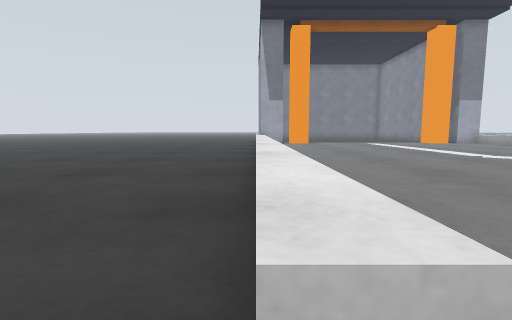
View 1 (above)

24 first-person views from a walk through a world built for the Gazebo simulator. The camera is 0.15 m above the floor, tilts 6° down and sees 85° across. The floor is counted in squares, 0.2 m on a side. Each view is taken from the middle of a square. On the plan, view 1 faces up. The plan holds only what a view shows up to about 10 squares ahead; the rest is blank. The place goes on beyond the plan. The robots in the file are not drawn.

View 2
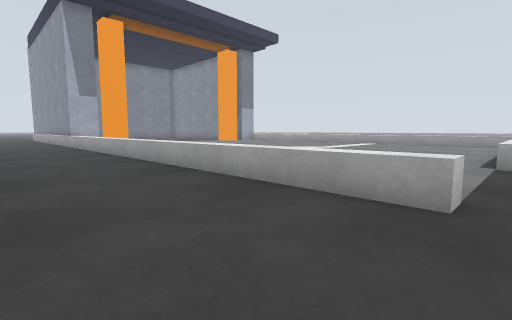

View 3
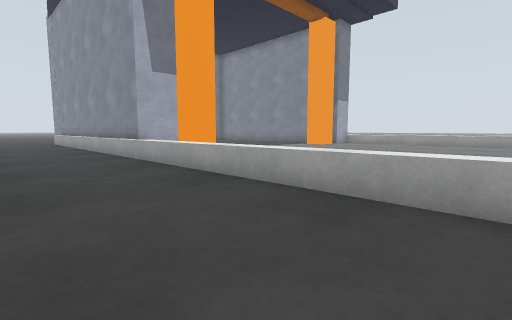

View 4
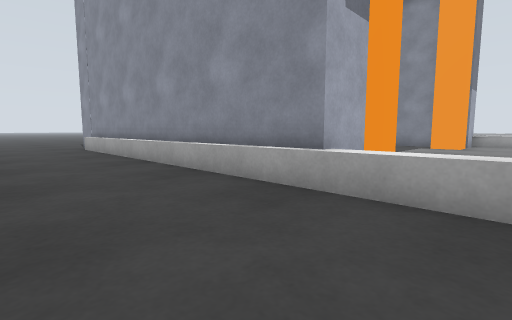

View 5
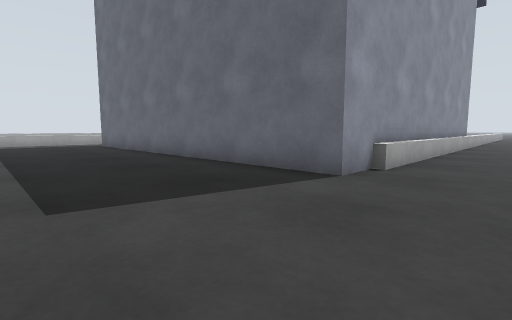

View 6
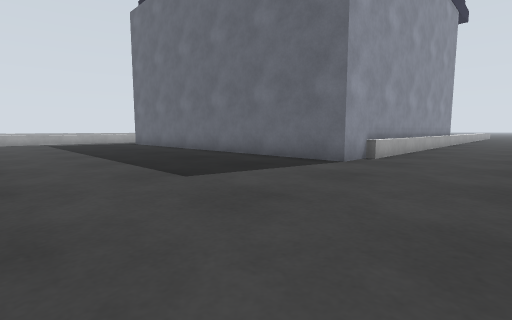

View 7
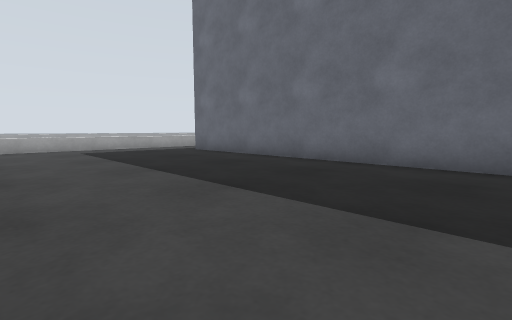

View 8
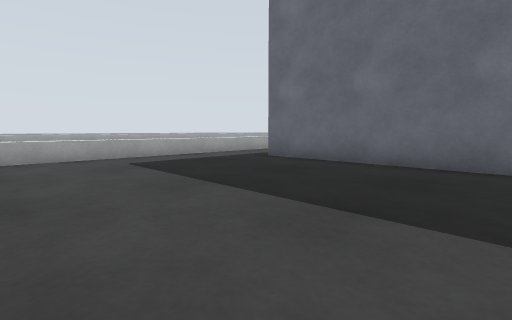

View 9
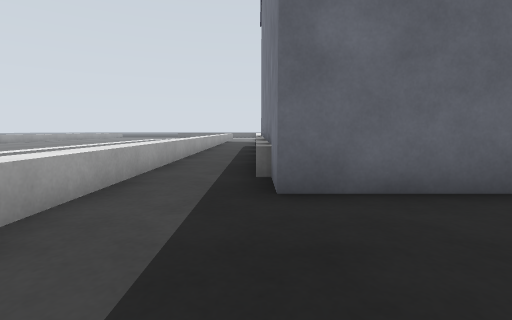

View 10
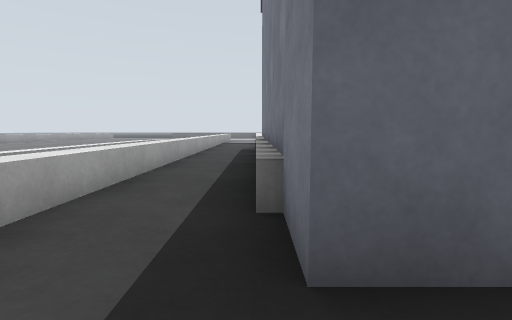

View 11
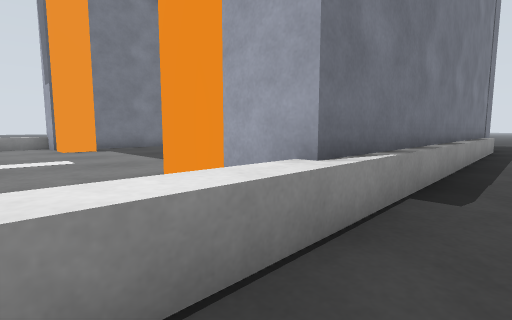

View 12
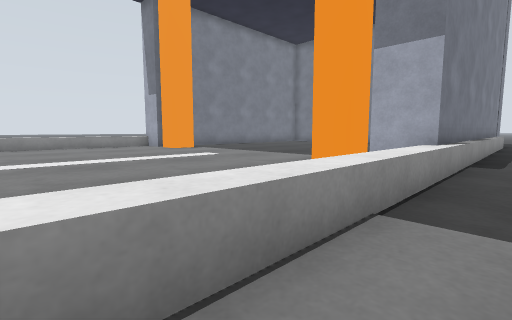

View 13
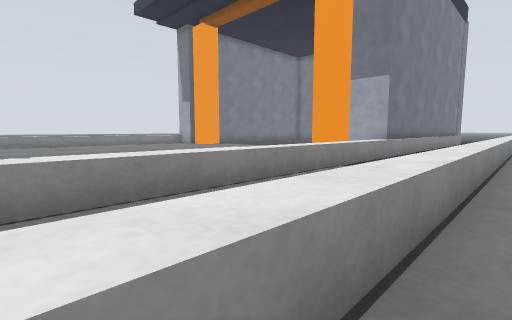

View 14
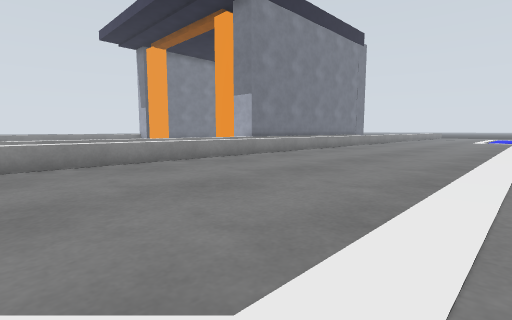

View 15
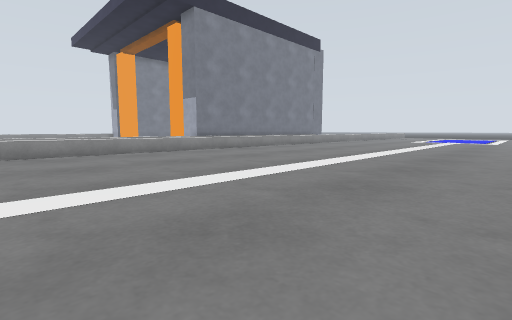

View 16
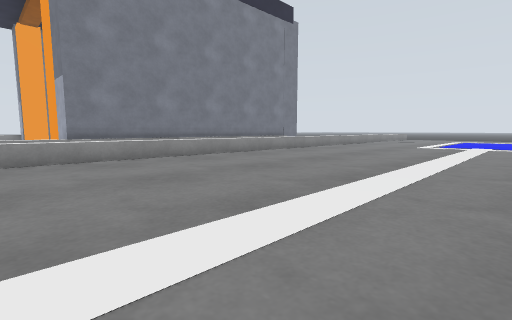

View 17
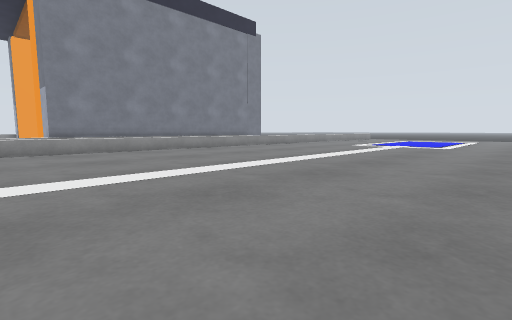

View 18
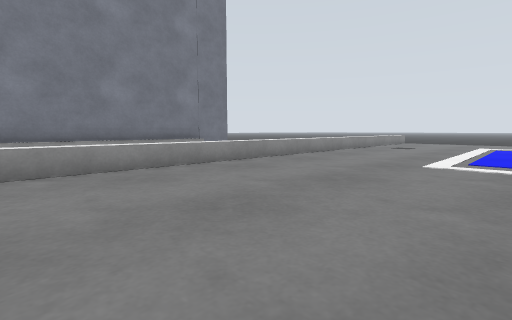

View 19
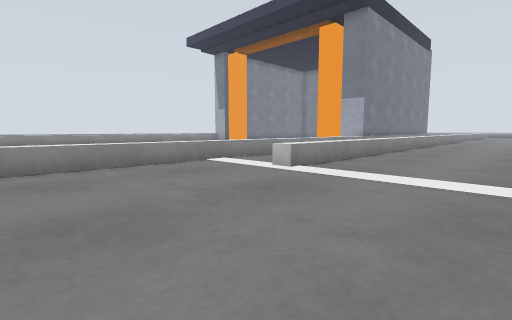

View 20
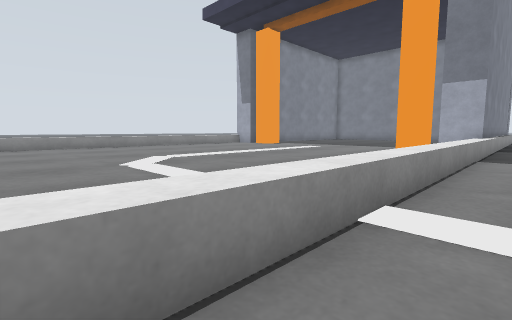

View 21
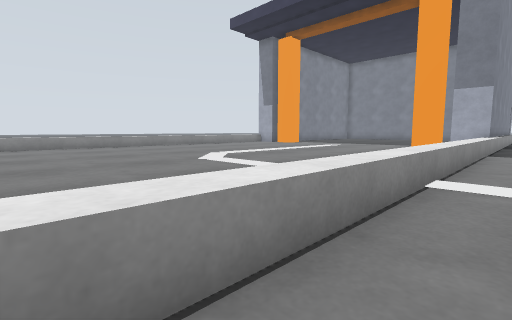

View 22
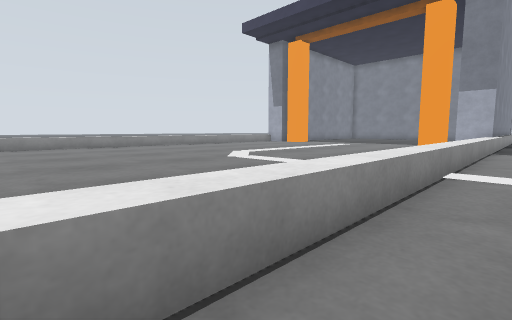

View 23
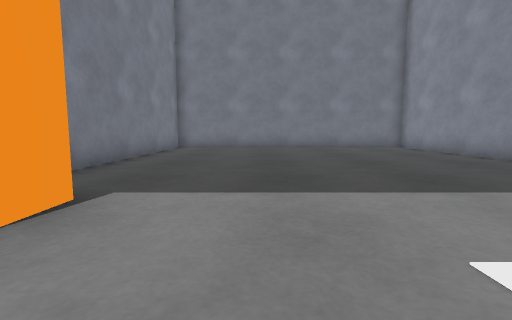

View 24
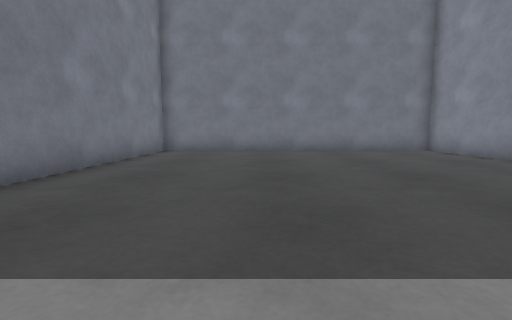

### Floor plan
Key: @ floor where view 1 was taken; # wall or solid block; . floor; = window, fence, low wall or low ledge; B grey box; P pillar.
Columns run from 3 left of view 1 to 26 right of it. Each row starts with its distance up from view 1.
 34 ..................=
 33 ..................=   ..
 32 ..................=  ...
 31 ..................= ....
 30 ..................=.....
 29 ..................=.....
 28 ....############..=......
 27 ...##          ##.=.......
 26 ...##..........##.=....... ..
 25 ...=#..........#=.=..........
 24 ...=#..........#=.=...........
 23 ...=#..........#=.=...........
 22 ...=#..........#=.=...........
 21 ...=#..........#=.=...........
 20 ...=#..........#=.=...........
 19 ...=#.........  =.=...........
 18 ...=#........   =.=...........
 17 ...=#P#...... P#=.=...........
 16 ...=#P#......#P#=.=...........
 15 ...=..........  =.=...........
 14 ...=   .......  =.=...........
 13 ...=  ........  =.=..........
 12 ...= .........  =.=..........
 11 ...=..........  =.=..........
 10 ...= .........  =.=..........
  9 ...= .........  =.=..........
  8 ...= .........  =.=..........
  7 ...= .........  =.=.......
  6 ...=..........  =......
  5 ...=..........  =......
  4 ...=..........  =......
  3 ...=..........  =......
  2 ...=..........  =......
  1 ...=..........  #.
  0 ...@...B

Where each view was taken, in squares from view 1:
view 1: 0 up, 0 right, facing up
view 2: 0 up, 3 left, facing up-right
view 3: 8 up, 3 left, facing up-right
view 4: 14 up, 3 left, facing up-right
view 5: 32 up, 2 left, facing down-right
view 6: 34 up, 3 left, facing down-right
view 7: 34 up, 3 right, facing down-right
view 8: 34 up, 7 right, facing down-right
view 9: 31 up, 13 right, facing down
view 10: 29 up, 13 right, facing down
view 11: 14 up, 14 right, facing up-left
view 12: 10 up, 14 right, facing up-left
view 13: 7 up, 16 right, facing up-left
view 14: 7 up, 22 right, facing up-left
view 15: 8 up, 25 right, facing up-left
view 16: 14 up, 23 right, facing up-left
view 17: 14 up, 26 right, facing up-left
view 18: 21 up, 21 right, facing up-left
view 19: 2 up, 19 right, facing up-left
view 20: 4 up, 14 right, facing up-left
view 21: 2 up, 14 right, facing up-left
view 22: 1 up, 14 right, facing up-left
view 23: 14 up, 5 right, facing up
view 24: 16 up, 5 right, facing up
